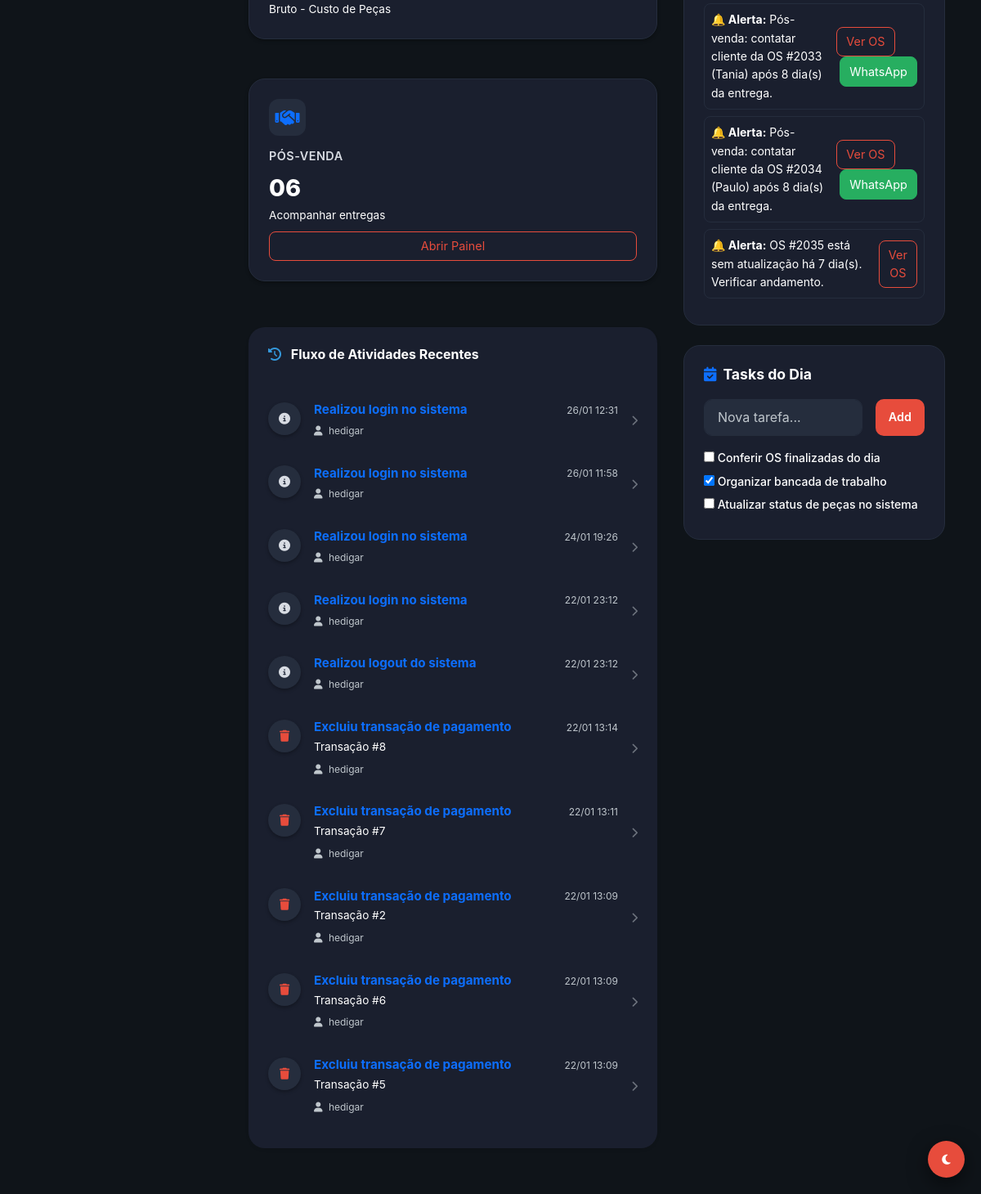
Page /dashboard (signed in, lower part) on the earlier database version.
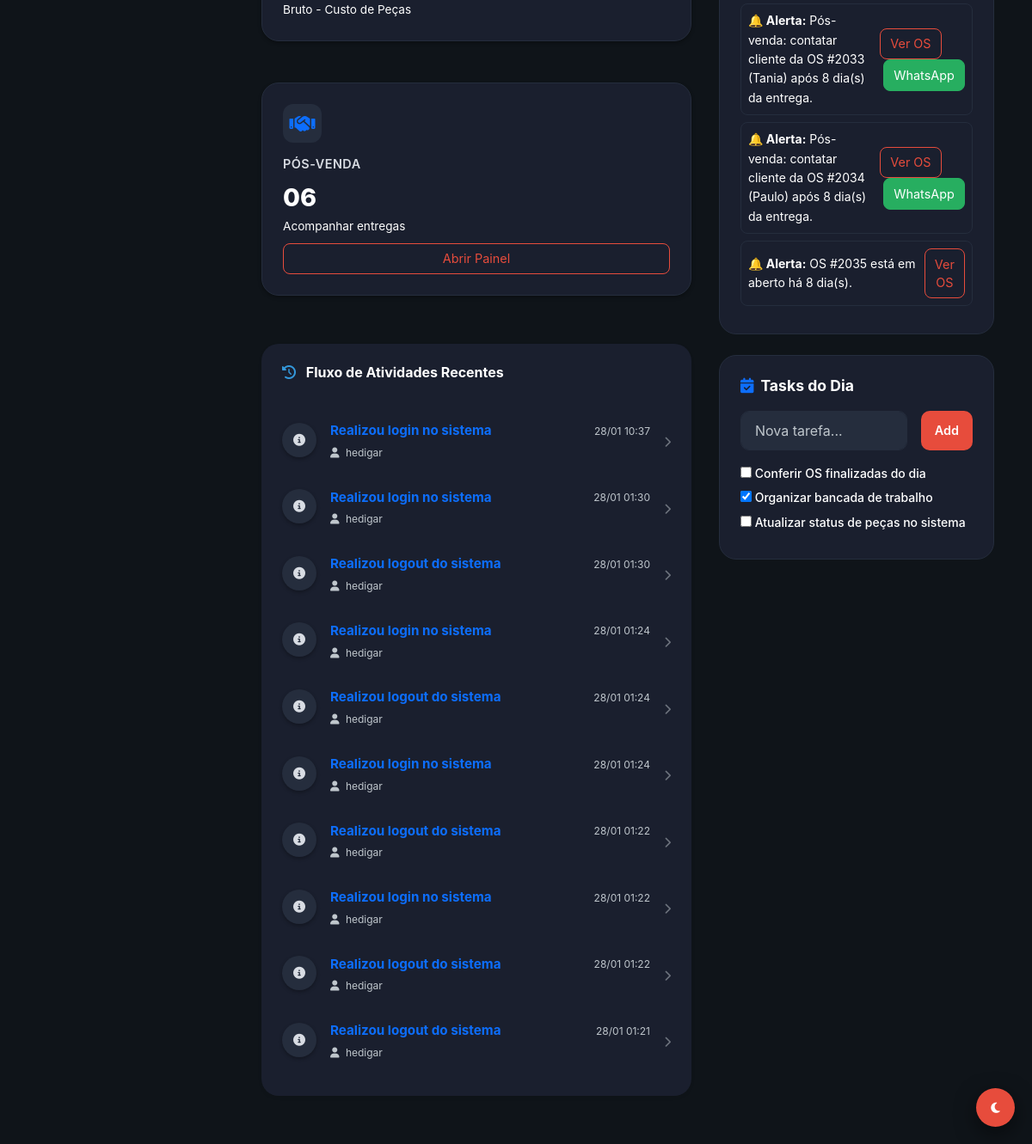
Same page on the later database version.
### tables this page shows
CREATE TABLE `logs` (
  `id` int NOT NULL,
  `usuario_id` int DEFAULT NULL,
  `acao` varchar(150) DEFAULT NULL,
  `referencia` varchar(150) DEFAULT NULL,
  `ip_address` varchar(45) DEFAULT NULL,
  `user_agent` text,
  `dados_anteriores` longtext,
  `dados_novos` longtext,
  `created_at` timestamp NULL DEFAULT CURRENT_TIMESTAMP
);

CREATE TABLE `usuarios` (
  `id` int NOT NULL,
  `nome` varchar(100) NOT NULL,
  `email` varchar(100) NOT NULL,
  `senha` varchar(255) NOT NULL,
  `nivel_acesso` varchar(50) NOT NULL,
  `trocar_senha` tinyint(1) DEFAULT '1',
  `ativo` tinyint(1) DEFAULT '1',
  `created_at` timestamp NULL DEFAULT CURRENT_TIMESTAMP
);

CREATE TABLE `ordens_servico` (
  `id` int NOT NULL,
  `cliente_id` int NOT NULL,
  `equipamento_id` int DEFAULT NULL,
  `defeito_relatado` text NOT NULL,
  `laudo_tecnico` text,
  `valor_total_produtos` decimal(10,2) DEFAULT '0.00',
  `valor_total_servicos` decimal(10,2) DEFAULT '0.00',
  `valor_total_os` decimal(10,2) DEFAULT '0.00',
  `valor_desconto` decimal(10,2) DEFAULT '0.00',
  `status_atual_id` int NOT NULL,
  `status_pagamento` enum('pendente','pago','parcial') DEFAULT 'pendente',
  `status_entrega` enum('nao_entregue','entregue') DEFAULT 'nao_entregue',
  `ativo` tinyint(1) DEFAULT '1',
  `created_at` timestamp NULL DEFAULT CURRENT_TIMESTAMP,
  `updated_at` timestamp NULL DEFAULT NULL
);

### app/Views/dashboard/index.php (the view, shortened to what the changed rows need)
<?php
require_once __DIR__ . '/../layout/main.php';
?>
<div class="container">
    <div class="dashboard-grid">
        <div class="main-content-area">
            <div class="dashboard-cards">
                <?php if (Auth::isAdmin()): ?>
                    <div class="card stat-card">
                        <div>
                            <p class="fs-sm text-muted m-0">Bruto - Custo de Peças</p>
                        </div>
                    </div>
                <?php endif; ?>
                <?php
                    $posVendaCount = 0;
                    if (!empty($alertas)) {
                        foreach ($alertas as $a) {
                            if (($a['tipo'] ?? '') === 'pos_venda') $posVendaCount++;
                        }
                    }
                ?>
                <div class="card stat-card">
                    <div>
                        <div class="stat-icon"><i class="fas fa-handshake text-primary"></i></div>
                        <h2>Pós-Venda</h2>
                    </div>
                    <div>
                        <p class="card-value warning-text"><?php echo str_pad($posVendaCount, 2, '0', STR_PAD_LEFT); ?></p>
                        <p class="fs-sm text-muted m-0">Acompanhar entregas</p>
                    </div>
                    <a href="<?php echo BASE_URL; ?>pos-venda" class="btn btn-outline-primary btn-sm mt-2">Abrir Painel</a>
                </div>
            </div>
            <div class="card border-0 shadow-sm p-4" style="border-radius: 20px; background: var(--bg-secondary);">
    <h3 class="mb-4 fw-bold"><i class="fas fa-history text-info me-2"></i> Fluxo de Atividades Recentes</h3>
    <div class="activity-feed">
        <?php if (empty($atividades)): ?>
            <p class="text-muted text-center py-4">Nenhuma atividade registrada recentemente.</p>
        <?php else: ?>
            <div class="list-group list-group-flush bg-transparent">
                <?php foreach ($atividades as $log): ?>
                    <?php
                        $referencia = $log['referencia'] ?? '';
                        $acao = $log['acao'] ?? '';
                        $link = "#";
                    ?>
                    <a href="<?php echo $link; ?>" class="list-group-item list-group-item-action bg-transparent border-0 px-0 py-3 d-flex align-items-start gap-3">
                        <div class="activity-icon bg-tertiary rounded-circle d-flex align-items-center justify-content-center" style="width: 40px; height: 40px; flex-shrink: 0;">
                            <?php
                                if (strpos($acao, 'Criou') !== false) echo '<i class="fas fa-plus text-success"></i>';
                                elseif (strpos($acao, 'Excluiu') !== false) echo '<i class="fas fa-trash text-danger"></i>';
                                elseif (strpos($acao, 'Atualizou') !== false) echo '<i class="fas fa-edit text-warning"></i>';
                                elseif (strpos($acao, 'Status') !== false) echo '<i class="fas fa-sync text-info"></i>';
                                else echo '<i class="fas fa-info-circle text-secondary"></i>';
                            ?>
                        </div>
                        <div class="flex-grow-1">
                            <div class="d-flex justify-content-between align-items-center mb-1">
                                <h6 class="mb-0 fw-bold text-primary" style="font-size: 0.95rem;">
                                    <?php echo htmlspecialchars($acao); ?>
                                </h6>
                                <small class="text-muted" style="font-size: 0.75rem;">
                                    <?php echo isset($log['created_at']) ? date('d/m H:i', strtotime($log['created_at'])) : '--/--'; ?>
                                </small>
                            </div>
                            <p class="mb-1 text-secondary" style="font-size: 0.85rem;">
                                <?php echo htmlspecialchars($referencia); ?>
                            </p>
                            <small class="text-muted" style="font-size: 0.75rem;">
                                <i class="fas fa-user me-1"></i> <?php echo htmlspecialchars($log['usuario_nome'] ?? 'Sistema'); ?>
                            </small>
                        </div>
                        <div class="align-self-center">
                            <i class="fas fa-chevron-right text-muted opacity-50" style="font-size: 0.8rem;"></i>
                        </div>
                    </a>
                <?php endforeach; ?>
            </div>
        <?php endif; ?>
    </div>
</div>
        </div>
        <aside class="tasks-sidebar-content">
            <div class="tasks-section">
                <div id="alerts-container">
                    <?php if (empty($alertas)): ?>
                        <div class="text-muted fs-sm p-3 text-center border rounded-3 border-dashed">
                            Nenhum alerta crítico no momento.
                        </div>
                    <?php else: ?>
                        <?php foreach ($alertas as $alerta): ?>
                            <div class="alert-item mb-2 p-2 rounded-3 border">
                                <div class="d-flex justify-content-between align-items-center">
                                    <div>
                                        <strong>🔔 Alerta:</strong>
                                        <?php echo htmlspecialchars($alerta['mensagem'] ?? ''); ?>
                                    </div>
                                    <div class="ms-2">
                                        <?php if (!empty($alerta['os_id'])): ?>
                                            <a href="<?php echo BASE_URL; ?>ordens/view?id=<?php echo (int)$alerta['os_id']; ?>" class="btn btn-sm btn-outline-primary">
                                                Ver OS
                                            </a>
                                        <?php endif; ?>
                                        <?php
                                            $isPosVenda = ($alerta['tipo'] ?? '') === 'pos_venda';
                                            $telefone = preg_replace('/\D+/', '', $alerta['cliente_telefone'] ?? '');
                                            if ($isPosVenda && !empty($telefone)) {
                                                $nomeCli = $alerta['cliente_nome'] ?? '';
                                                $msg = "Olá {$nomeCli}, tudo bem? Sobre a OS #{$alerta['os_id']}, gostaríamos de saber como está o equipamento e sua experiência. Seu feedback é importante.";
                                                $wa = "https://wa.me/55{$telefone}?text=" . urlencode($msg);
                                                echo '<a href="' . $wa . '" target="_blank" class="btn btn-sm btn-success ms-1">WhatsApp</a>';
                                            }
                                        ?>
                                    </div>
                                </div>
                            </div>
                        <?php endforeach; ?>
                    <?php endif; ?>
                </div>
            </div>
            <div class="tasks-section">
                <h3><i class="fas fa-calendar-check text-primary"></i> Tasks do Dia</h3>
                <div class="d-flex gap-2 mb-3">
                    <input type="text" id="new-task-input" class="form-control" placeholder="Nova tarefa..." style="border-radius: 10px;">
                    <button id="add-task-btn" class="btn btn-primary btn-sm" style="border-radius: 10px; padding: 0 15px;">Add</button>
                </div>
                <div id="task-list">
                </div>
            </div>
        </aside>
    </div>
</div>

### app/Core/Router.php (shortened to what the changed rows need)
<?php
class Router
{
    protected array $routes = [];
    public function add(string $method, string $uri, string $controller): void
    {
        $this->routes[] = [
            'uri' => trim($uri, '/'),
            'controller' => $controller,
            'method' => strtoupper($method),
        ];
    }
    public function dispatch(string $uri, string $method): void
    {
        $uri = trim($uri, '/');
        $method = strtoupper($method);
        foreach ($this->routes as $route) {
            if ($route['uri'] === $uri && $route['method'] === $method) {
                $parts = explode('@', $route['controller']);
                $action = $parts[1] ?? 'index';
                $controller = new $controllerClass();
                $controller->$action();
                return;
            }
        }
    }
}

### app/Views/layout/main.php (shortened to what the changed rows need)
<!DOCTYPE html>
<html lang="pt-br">
<head>
    <link href="https://cdn.jsdelivr.net/npm/bootstrap@5.3.0/dist/css/bootstrap.min.css" rel="stylesheet">
    <link rel="stylesheet" href="https://cdnjs.cloudflare.com/ajax/libs/font-awesome/6.4.0/css/all.min.css">
    <link rel="stylesheet" href="<?php echo ASSETS_URL; ?>css/style.css">
</head>
<body>
    <div class="main-wrapper">
        <main class="content">
            <?php if (isset($content)) { require $content; } ?>
        </main>
    </div>
    <button class="theme-switch" onclick="toggleTheme()" title="Trocar Tema">
        <i class="fas fa-moon" id="theme-icon"></i>
    </button>
</body>
</html>

Differences in the rows shown:
no longer on this page (row unchanged): logs: acao "Realizou login no sistema", created_at "26/01 12:31", usuario.nome "hedigar"
no longer on this page (row unchanged): logs: acao "Realizou login no sistema", created_at "26/01 11:58", usuario.nome "hedigar"
no longer on this page (row unchanged): logs: acao "Realizou login no sistema", created_at "24/01 19:26", usuario.nome "hedigar"
no longer on this page (row unchanged): logs: acao "Realizou login no sistema", created_at "22/01 23:12", usuario.nome "hedigar"
no longer on this page (row unchanged): logs: acao "Realizou logout do sistema", created_at "22/01 23:12", usuario.nome "hedigar"
no longer on this page (row unchanged): logs: acao "Excluiu transação de pagamento", created_at "22/01 13:14", referencia "Transação #8", usuario.nome "hedigar"
no longer on this page (row unchanged): logs: acao "Excluiu transação de pagamento", created_at "22/01 13:11", referencia "Transação #7", usuario.nome "hedigar"
no longer on this page (row unchanged): logs: acao "Excluiu transação de pagamento", created_at "22/01 13:09", referencia "Transação #2", usuario.nome "hedigar"
no longer on this page (row unchanged): logs: acao "Excluiu transação de pagamento", created_at "22/01 13:09", referencia "Transação #6", usuario.nome "hedigar"
no longer on this page (row unchanged): logs: acao "Excluiu transação de pagamento", created_at "22/01 13:09", referencia "Transação #5", usuario.nome "hedigar"
added logs: acao "Realizou login no sistema", created_at "28/01 10:37", usuario.nome "hedigar"
added logs: acao "Realizou login no sistema", created_at "28/01 01:30", usuario.nome "hedigar"
added logs: acao "Realizou logout do sistema", created_at "28/01 01:30", usuario.nome "hedigar"
added logs: acao "Realizou login no sistema", created_at "28/01 01:24", usuario.nome "hedigar"
added logs: acao "Realizou logout do sistema", created_at "28/01 01:24", usuario.nome "hedigar"
added logs: acao "Realizou login no sistema", created_at "28/01 01:24", usuario.nome "hedigar"
added logs: acao "Realizou logout do sistema", created_at "28/01 01:22", usuario.nome "hedigar"
added logs: acao "Realizou login no sistema", created_at "28/01 01:22", usuario.nome "hedigar"
added logs: acao "Realizou logout do sistema", created_at "28/01 01:22", usuario.nome "hedigar"
added logs: acao "Realizou logout do sistema", created_at "28/01 01:21", usuario.nome "hedigar"
computed for ordens_servico (number 3 of 3 on the later page): mensagem "OS #2035 está sem atualização há 7 dia(s). Verificar andamento." → "OS #2035 está em aberto há 8 dia(s)."
